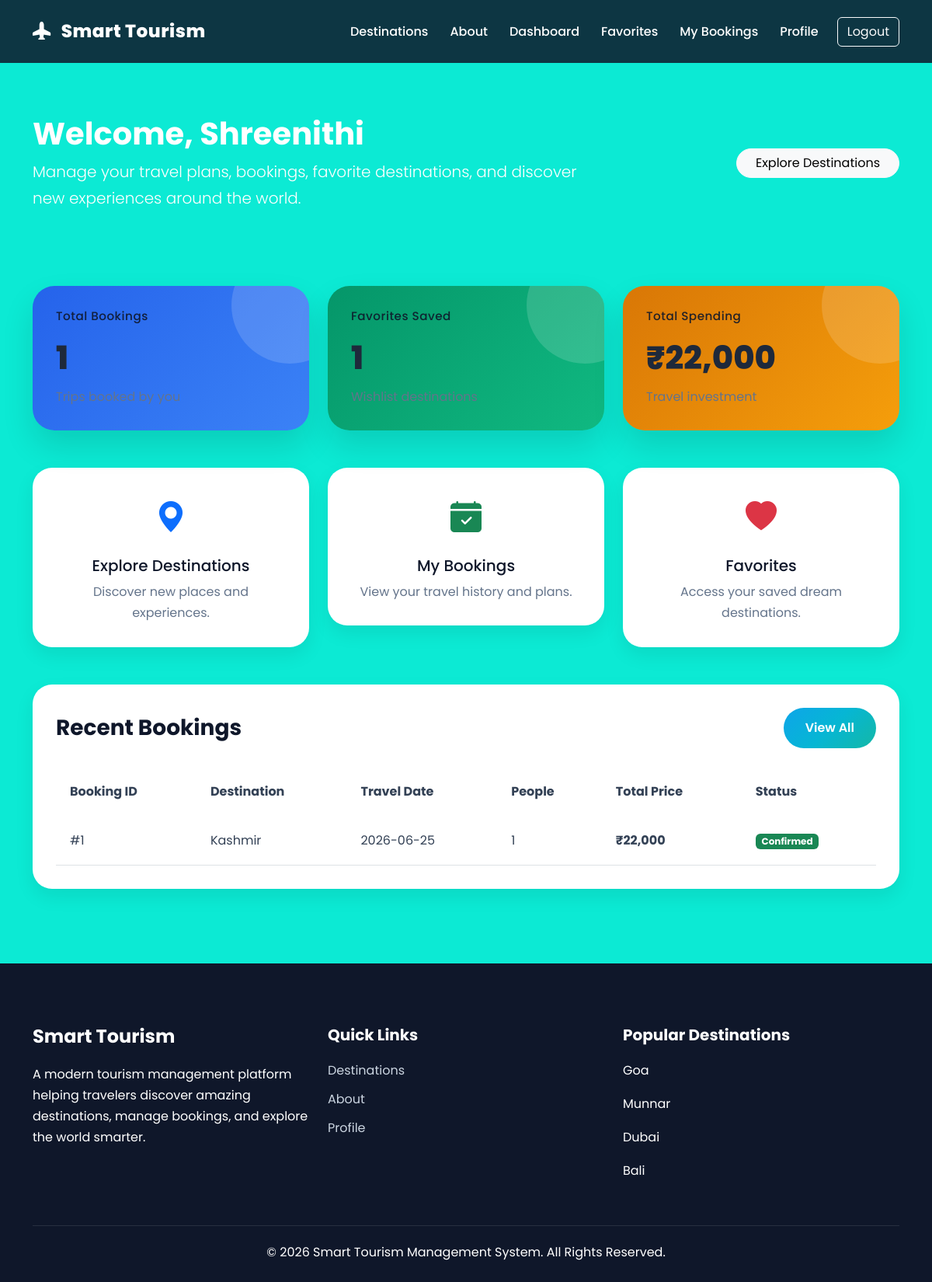
Screenshot of /user-dashboard (signed in) with the database file from the repository.
### database.py (models this page shows, shortened)
class User(db.Model):
    __tablename__ = "users"
    id = db.Column(db.Integer, primary_key=True)
    name = db.Column(db.String(150), nullable=False)
    email = db.Column(db.String(150), unique=True, nullable=False)
    password = db.Column(db.String(255), nullable=False)
    role = db.Column(
        db.String(20),
        nullable=False,
        default="traveler"
    )
    created_at = db.Column(
        db.DateTime,
        default=datetime.utcnow
    )
    bookings = db.relationship(
        "Booking",
        backref="user",
        lazy=True,
        cascade="all, delete-orphan"
    )
    favorites = db.relationship(
        "Favorite",
        backref="user",
        lazy=True,
        cascade="all, delete-orphan"
    )

class Booking(db.Model):
    __tablename__ = "bookings"
    id = db.Column(
        db.Integer,
        primary_key=True
    )
    user_id = db.Column(
        db.Integer,
        db.ForeignKey("users.id"),
        nullable=False
    )
    destination_id = db.Column(
        db.Integer,
        db.ForeignKey("destinations.id"),
        nullable=False
    )
    travel_date = db.Column(
        db.String(50),
        nullable=False
    )
    people = db.Column(
        db.Integer,
        nullable=False
    )
    total_price = db.Column(
        db.Float,
        nullable=False
    )
    status = db.Column(
        db.String(50),
        default="Confirmed"
    )

class Destination(db.Model):
    __tablename__ = "destinations"
    id = db.Column(db.Integer, primary_key=True)
    name = db.Column(
        db.String(200),
        nullable=False
    )
    location = db.Column(
        db.String(200),
        nullable=False
    )
    category = db.Column(
        db.String(100),
        nullable=False
    )
    price = db.Column(
        db.Float,
        nullable=False
    )
    duration = db.Column(
        db.String(100),
        nullable=False
    )
    rating = db.Column(
        db.Float,
        nullable=False,
        default=4.5
    )
    description = db.Column(
        db.Text,
        nullable=False
    )
    image_url = db.Column(
        db.Text,
        nullable=False
    )
    bookings = db.relationship(
        "Booking",
        backref="destination",
        lazy=True,
        cascade="all, delete-orphan"
    )
    favorites = db.relationship(
        "Favorite",
        backref="destination",
        lazy=True,
        cascade="all, delete-orphan"
    )

### app.py (the view)
@app.route("/user-dashboard")
@login_required
def user_dashboard():
    user = current_user()
    bookings = Booking.query.filter_by(
        user_id=user.id
    ).all()
    favorites_count = Favorite.query.filter_by(
        user_id=user.id
    ).count()
    total_spent = sum(
        booking.total_price
        for booking in bookings
    )
    recent_bookings = Booking.query.filter_by(
        user_id=user.id
    ).order_by(
        Booking.id.desc()
    ).limit(5).all()
    return render_template(
        "user_dashboard.html",
        user=user,
        total_bookings=len(bookings),
        total_favorites=favorites_count,
        total_spent=total_spent,
        recent_bookings=recent_bookings
    )

### app.py (called while the page is built, shortened)
def login_required(f):
    @wraps(f)
    def decorated_function(*args, **kwargs):
        return f(*args, **kwargs)
    return decorated_function

def current_user():
    if "user_id" not in session:
        return None
    return User.query.get(
        session["user_id"]
    )

@app.context_processor
def inject_user():
    return {
        "current_user": current_user(),
        "session": session
    }

### templates/user_dashboard.html (shortened to what this page needs)
{% extends "base.html" %}
{% block content %}
<section class="py-5 bg-gradient-tourism text-white">
    <div class="container">
        <div class="row align-items-center">
            <div class="col-lg-8">
                <h1 class="fw-bold">
                    Welcome, {{ user.name }}
                </h1>
                <p class="lead mb-0">
                    Manage your travel plans, bookings, favorite destinations,
                    and discover new experiences around the world.
                </p>
            </div>
            <div class="col-lg-4 text-lg-end mt-3 mt-lg-0">
                <a href="{{ url_for('destinations') }}"
                   class="btn btn-light rounded-pill px-4">
                    Explore Destinations
                </a>
            </div>
        </div>
    </div>
</section>
<section class="py-5">
    <div class="container">
        <div class="row g-4 mb-5">
            <div class="col-lg-4 col-md-6">
                <div class="card dashboard-card dashboard-primary">
                    <div class="card-body">
                        <h6>Total Bookings</h6>
                        <div class="dashboard-number counter"
                             data-target="{{ total_bookings }}">
                            {{ total_bookings }}
                        </div>
                        <p class="mb-0">
                        </p>
                    </div>
                </div>
            </div>
            <div class="col-lg-4 col-md-6">
                <div class="card dashboard-card dashboard-success">
                    <div class="card-body">
                        <h6>Favorites Saved</h6>
                        <div class="dashboard-number counter"
                             data-target="{{ total_favorites }}">
                            {{ total_favorites }}
                        </div>
                        <p class="mb-0">
                        </p>
                    </div>
                </div>
            </div>
            <div class="col-lg-4 col-md-12">
                <div class="card dashboard-card dashboard-warning">
                    <div class="card-body">
                        <h6>Total Spending</h6>
                        <div class="dashboard-number">
                            ₹{{ "{:,.0f}".format(total_spent or 0) }}
                        </div>
                        <p class="mb-0">
                            Travel investment
                        </p>
                    </div>
                </div>
            </div>
        </div>
        <div class="row g-4 mb-5">
            <div class="col-lg-4">
                <a href="{{ url_for('destinations') }}"
                   class="text-decoration-none">
                    <div class="analytics-box text-center">
                        <i class="bi bi-geo-alt-fill fs-1 text-primary"></i>
                        <h5 class="mt-3">
                            Explore Destinations
                        </h5>
                        <p class="text-muted mb-0">
                            Discover new places and experiences.
                        </p>
                    </div>
                </a>
            </div>
            <div class="col-lg-4">
                <a href="{{ url_for('my_bookings') }}"
                   class="text-decoration-none">
                    <div class="analytics-box text-center">
                        <i class="bi bi-calendar-check-fill fs-1 text-success"></i>
                        <h5 class="mt-3">
                            My Bookings
                        </h5>
                        <p class="text-muted mb-0">
                            View your travel history and plans.
                        </p>
                    </div>
                </a>
            </div>
            <div class="col-lg-4">
                <a href="{{ url_for('favorites') }}"
                   class="text-decoration-none">
                    <div class="analytics-box text-center">
                        <i class="bi bi-heart-fill fs-1 text-danger"></i>
                        <h5 class="mt-3">
                            Favorites
                        </h5>
                        <p class="text-muted mb-0">
                            Access your saved dream destinations.
                        </p>
                    </div>
                </a>
            </div>
        </div>
        <div class="analytics-box">
            <div class="d-flex justify-content-between align-items-center mb-4">
                <h3 class="fw-bold mb-0">
                    Recent Bookings
                </h3>
                <a href="{{ url_for('my_bookings') }}"
                   class="btn btn-tourism">
                    View All
                </a>
            </div>
            <div class="table-responsive">
                <table class="table table-hover align-middle">
                    <thead>
                        <tr>
                            <th>Booking ID</th>
                            <th>Destination</th>
                            <th>Travel Date</th>
                            <th>People</th>
                            <th>Total Price</th>
                            <th>Status</th>
                        </tr>
                    </thead>
                    <tbody>
                        {% for booking in recent_bookings %}
                        <tr>
                            <td>
                                #{{ booking.id }}
                            </td>
                            <td>
                                {{ booking.destination.name }}
                            </td>
                            <td>
                                {{ booking.travel_date }}
                            </td>
                            <td>
                                {{ booking.people }}
                            </td>
                            <td class="text-success fw-bold">
                                ₹{{ "{:,.0f}".format(booking.total_price) }}
                            </td>
                            <td>
                                <span class="badge bg-success">
                                    {{ booking.status }}
                                </span>
                            </td>
                        </tr>
                        {% endfor %}
                    </tbody>
                </table>
            </div>
        </div>
    </div>
</section>
{% endblock %}

### static/css/style.css (style rules this page uses)
:root { --primary:#0ea5e9; --secondary:#06b6d4; --accent:#14b8a6; --success:#10b981; --warning:#f59e0b; --danger:#ef4444; --dark:#0f172a; --dark-2:#1e293b; --gray:#64748b; --light:#f8fafc; --white:#ffffff; --gradient-primary: linear-gradient( 135deg, #0ea5e9, #06b6d4, #14b8a6 ); --gradient-hero: linear-gradient( 135deg, rgba(14,165,233,.85), rgba(6,182,212,.85) ); --shadow-sm: 0 10px 25px rgba(0,0,0,.08); --shadow-md: 0 20px 40px rgba(0,0,0,.12); --shadow-lg: 0 30px 60px rgba(0,0,0,.18); --radius:24px; }
* { margin:0; padding:0; box-sizing:border-box; }
html { scroll-behavior:smooth; }
body { font-family:'Poppins',sans-serif; background:#0cead4; color:#cdd5e1; overflow-x:hidden; line-height:1.7; }
a { text-decoration:none; }
.btn-tourism { background:var(--gradient-primary); color:white !important; border:none; padding:14px 28px; border-radius:50px; font-weight:600; transition:.35s; }
.analytics-box, .profile-card, .form-container, .table-container, .details-card, .feature-box { background:white; border:none; border-radius:25px; box-shadow:var(--shadow-sm); padding:30px; transition:.35s ease; }
.analytics-box h1, .analytics-box h2, .analytics-box h3, .analytics-box h4, .analytics-box h5, .profile-card h1, .profile-card h2, .profile-card h3, .details-card h1, .details-card h2, .details-card h3 { color:#0f172a !important; }
.analytics-box p, .profile-card p, .details-card p { color:#64748b !important; }
.dashboard-card { border:none; border-radius:28px; overflow:hidden; position:relative; color:white; transition:.4s ease; box-shadow:var(--shadow-md); }
.dashboard-card::before { content:""; position:absolute; width:150px; height:150px; top:-50px; right:-50px; background: rgba(255,255,255,.15); border-radius:50%; }
.dashboard-card .card-body { padding:30px; }
.dashboard-card h6 { opacity:.9; font-size:.95rem; letter-spacing:.5px; }
.dashboard-number { font-size:2.6rem; font-weight:800; margin-top:10px; }
.dashboard-primary { background: linear-gradient( 135deg, #2563eb, #3b82f6 ); }
.dashboard-success { background: linear-gradient( 135deg, #059669, #10b981 ); }
.dashboard-warning { background: linear-gradient( 135deg, #d97706, #f59e0b ); }
.table { margin-bottom:0; }
.table thead { background:#f8fafc; }
.table th { color:#0f172a; font-weight:700; border:none; padding:18px; }
.table td { color:#334155; padding:18px; vertical-align:middle; }
.table tbody tr { transition:.3s; }
.card, .destination-card, .favorite-card, .analytics-box, .profile-card, .form-container, .table-container, .details-card, .feature-box, .booking-box { color:#1e293b !important; }
.card p, .destination-card p, .favorite-card p, .analytics-box p, .profile-card p, .details-card p { color:#64748b !important; }
.card h1, .card h2, .card h3, .card h4, .card h5, .card h6 { color:#0f172a !important; }
.table td, .table th { color:#334155 !important; }

### rows the page displays
User: name "Shreenithi"
Booking: id "1", destination.name "Kashmir", travel_date "2026-06-25", people "1", total_price "22,000", status "Confirmed"

### other values shown
{{ total_bookings }} "1"
{{ total_favorites }} "1"
{{ "{:,.0f}".format(total_spent or 0) }} "22,000"
